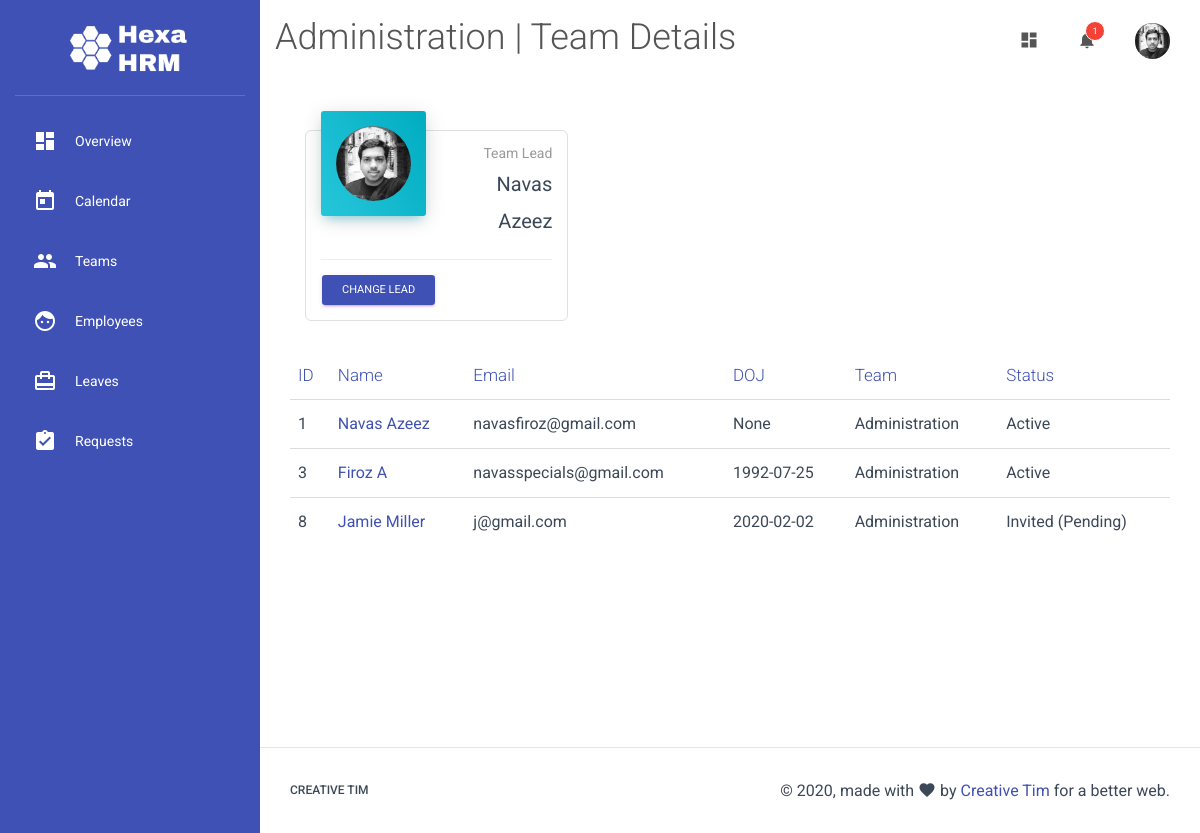
The app's page /teams/1/ (signed in) with its own data.
### main.py (models this page shows)
class Team(db.Model):
    id = db.Column(db.Integer, primary_key=True)
    name = db.Column(db.String, nullable=False)
    users = db.relationship("User",backref="team")

class User(db.Model):
    id = db.Column(db.Integer, primary_key=True)
    name = db.Column(db.String(150), nullable=False)
    email = db.Column(db.String,nullable=False)
    phone = db.Column(db.String)
    whatsapp = db.Column(db.Boolean)
    title = db.Column(db.String)
    role = db.Column(db.Integer)
    annual_leaves = db.Column(db.String)
    team_id = db.Column(db.Integer, db.ForeignKey("team.id"))
    password = db.Column(db.String)
    dob = db.Column(db.Date)
    blood_group = db.Column(db.String)
    doj = db.Column(db.Date)
    pay = db.Column(db.Integer)
    address = db.Column(db.String)
    secondary_contact_name = db.Column(db.String)
    secondary_contact_relation = db.Column(db.String)
    secondary_contact_phone = db.Column(db.String)
    origin_country = db.Column(db.String)
    diet_type = db.Column(db.String)
    drinking = db.Column(db.Boolean)
    marital_status = db.Column(db.String)
    dp = db.Column(db.String, default="default.png")
    leaves = db.relationship("Leave",backref="requested_by")

### main.py (the view, shortened to what this page needs)
@app.route('/teams/<team_id>/', methods=["GET","POST"])
def team_profile(team_id):
    if request.method == "GET":
        team = Team.query.get(team_id)
        users = User.query.all()
        if team:
            return render_template("team_profile.html", team=team, users=users)
        else:
            return redirect(url_for("teams"))

### main.py (called while the page is built)
@app.before_request
def before_request():
    g.user = None
    if "uid" in session:
        login_user = User.query.get(session["uid"])
        if login_user and login_user.team_id == session["td"] and bcrypt.check_password_hash(session["sk"], login_user.name):
            g.user = login_user

### templates/team_profile.html (shortened to what this page needs)
{% extends "template.html" %}
{% block heading %}
<h2>{{team.name}} | Team Details</h2>
{% endblock %}
{% block content %}
<div class="container-fluid">
  <div class="row">
  {% if team.lead[0] %}
    <div class="col-lg-4 col-md-6 col-sm-6">
      <div class="card card-stats with-border">
        <div class="card-header card-header-info card-header-icon">
          <div class="card-icon">
            <img class="img" src="/static/img/users/{{team.lead[0].manager.dp}}">
          </div>
          <p class="card-category">Team Lead</p>
          <h3 class="card-title">
            <small>{{team.lead[0].manager.name}}</small>
          </h3>
        </div>
        <div class="card-footer">
          <div class="stats">
            <button type="button" class="btn btn-primary btn-sm" data-toggle="modal" data-target="#set-lead">Change Lead</button>
          </div>
        </div>
      </div>
    </div>
  {% else %}
  <div>
  <button type="button" class="btn btn-primary" data-toggle="modal" data-target="#set-lead">Set a Team Lead</button>
  </div>
  {% endif %}
  <br/><br/><br/><br/>
    <br/>
          <div class="table-responsive">
        <table class="table">
          <thead class=" text-primary">
            <tr><th>ID</th>
            <th>Name</th>
            <th>Email</th>
            <th>DOJ</th>
            <th>Team</th>
            <th>Status</th>
          </tr></thead>
          <tbody>
            {% for user in team.users %}
            <tr>
              <td>{{user.id}}</td>
              <td><a href="/profile/{{user.id}}">{{user.name}}</a></td>
              <td>{{user.email}}</td>
              <td>{{user.doj}}</td>
              <td>{{user.team.name}}</td>
              <td>
                {% if user.password %}
                Active
                {% else %}
                Invited (Pending)
                {% endif %}
              </td>
            </tr>
            {% endfor %}
          </tbody>
        </table>
      </div>
  </div>
</div>
{% endblock %}

### templates/template.html (shortened to what this page needs)
<!doctype html>
<html lang="en">
<head>
  <link rel="stylesheet" href="https://maxcdn.bootstrapcdn.com/font-awesome/latest/css/font-awesome.min.css">
  <link href="{{ url_for('static', filename='css/material-dashboard.css') }}" rel="stylesheet" />
  <link href="{{ url_for('static', filename='css/custom.css') }}" rel="stylesheet" />
  <link rel="stylesheet" href="//cdnjs.cloudflare.com/ajax/libs/fullcalendar/3.3.0/fullcalendar.min.css" />
</head>
<body>
  <div class="wrapper ">
    <div class="sidebar" data-color="azure" data-background-color="white">
      <div class="logo">
        <img src="/static/img/logo.png">
      </div>
      <div class="sidebar-wrapper">
        <ul class="nav">
        {% if g.user == None %}
          <li class="nav-item">
            <a class="nav-link" href="/sign-in/">
              <i class="material-icons">lock</i>
              <p>Login</p>
            </a>
          </li>
          <li class="nav-item">
            <a class="nav-link" href="/start/">
              <i class="material-icons">dashboard</i>
              <p>Start</p>
            </a>
          </li>
        {% else %}
          <li class="nav-item">
            <a class="nav-link" href="/">
              <i class="material-icons">dashboard</i>
              <p>Overview</p>
            </a>
          </li>
          <li class="nav-item">
            <a class="nav-link" href="/calendar/">
              <i class="material-icons">today</i>
              <p>Calendar</p>
            </a>
          </li>
          <li class="nav-item">
            <a class="nav-link" href="/teams/">
              <i class="material-icons">group</i>
              <p>Teams</p>
            </a>
          </li>
          <li class="nav-item">
            <a class="nav-link" href="/employees/">
              <i class="material-icons">face</i>
              <p>Employees</p>
            </a>
          </li>
          <li class="nav-item">
            <a class="nav-link" href="/leaves/">
              <i class="material-icons">card_travel</i>
              <p>Leaves</p>
            </a>
          </li>
          <li class="nav-item">
            <a class="nav-link" href="/requests/">
              <i class="material-icons">assignment_turned_in</i>
              <p>Requests</p>
            </a>
          </li>
        {% endif %}
        </ul>
      </div>
    </div>
    <div class="main-panel">
      <nav class="navbar navbar-expand-lg navbar-transparent navbar-absolute fixed-top ">
        <div class="container-fluid">
          <div class="navbar-wrapper">
            {% block heading %}
            {% endblock %}
          </div>
          <div class="collapse navbar-collapse justify-content-end">
            {% if session%}
            <ul class="navbar-nav">
              <li class="nav-item">
                <a class="nav-link" href="javascript:;">
                  <i class="material-icons">dashboard</i>
                </a>
              </li>
              <li class="nav-item dropdown">
                <a class="nav-link" href="http://example.com" id="navbarDropdownMenuLink" data-toggle="dropdown" aria-haspopup="true" aria-expanded="false">
                  <i class="material-icons">notifications</i>
                  <span class="notification">1</span>
                </a>
              </li>
              <li class="nav-item dropdown">
                <a class="nav-link" href="javascript:;" id="navbarDropdownProfile" data-toggle="dropdown" aria-haspopup="true" aria-expanded="false">
                  <img class="img nav-icon" src="/static/img/users/{{g.user.dp}}">
                <div class="ripple-container"></div></a>
              </li>
            </ul>
            {% endif %}
          </div>
        </div>
      </nav>
      <div class="content">
        <div class="container-fluid">
          {% block content %}
          {% endblock %}
        </div>
      </div>
      <footer class="footer">
        <div class="container-fluid">
          <nav class="float-left">
            <ul>
              <li>
                <a href="https://www.creative-tim.com">
                  Creative Tim
                </a>
              </li>
            </ul>
          </nav>
          <div class="copyright float-right">
            &copy;
            , made with <i class="material-icons">favorite</i> by
            <a href="https://www.creative-tim.com" target="_blank">Creative Tim</a> for a better web.
          </div>
        </div>
      </footer>
    </div>
  </div>
</body>
</html>

### static/css/custom.css (style rules this page uses)
.sidebar { background: #3F51B5; color:white; box-shadow: none !important; }
body { background-color: #fff; font-weight: 400; }
.sidebar .nav li a, .sidebar .nav li .dropdown-menu a { color: #ffffff !important; }
.card, .card-profile .card-avatar { box-shadow: none !important; }
.sidebar .logo img { max-width: 120px; margin: 0 auto; display: block; }
.sidebar .nav i { color: #ffffff; }
img.img.nav-icon { max-width: 35px; border-radius: 100%; }
.card.with-border { border: 1px solid #e0e0e0; }
.card-icon img { max-width: 75px; border-radius: 100%; }

### records on screen
Team: name "Administration"
User: user.dp (picture), dp (picture), name "Navas Azeez", id "1", email "navasfiroz@gmail.com", doj "None", team.name "Administration", shows "Active"
User: id "3", name "Firoz A", email "navasspecials@gmail.com", doj "1992-07-25", team.name "Administration", shows "Active"
User: id "8", name "Jamie Miller", email "j@gmail.com", doj "2020-02-02", team.name "Administration", shows "Invited (Pending)"
